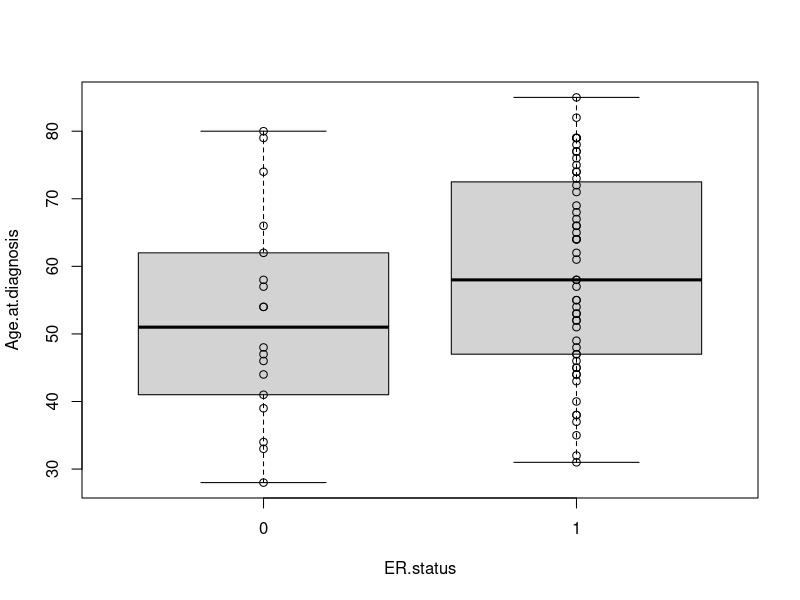
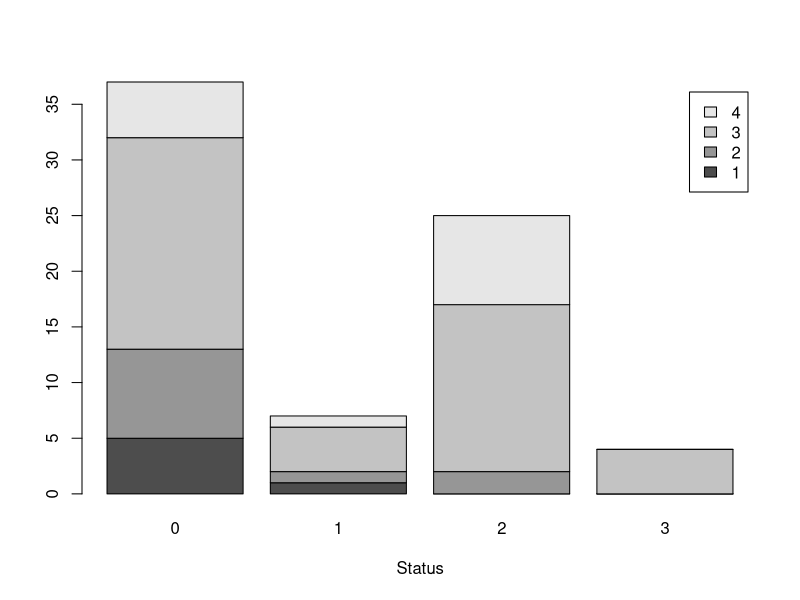
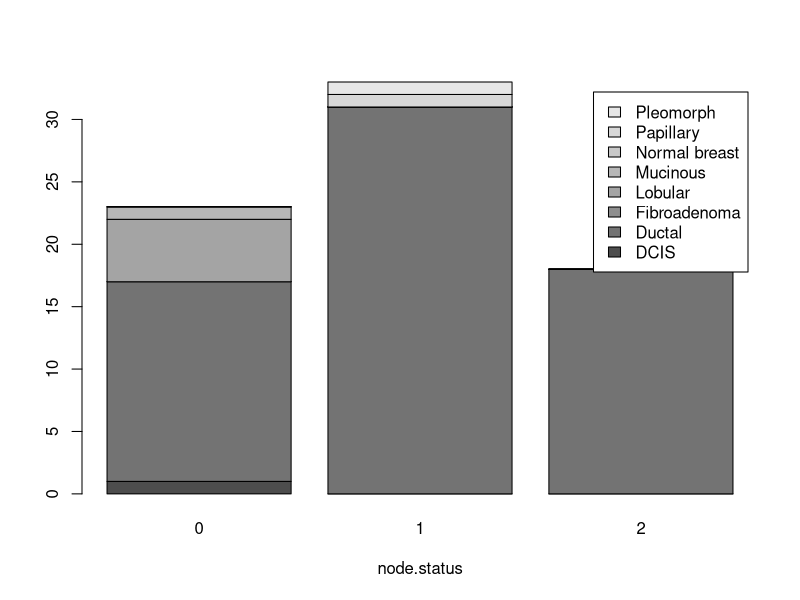
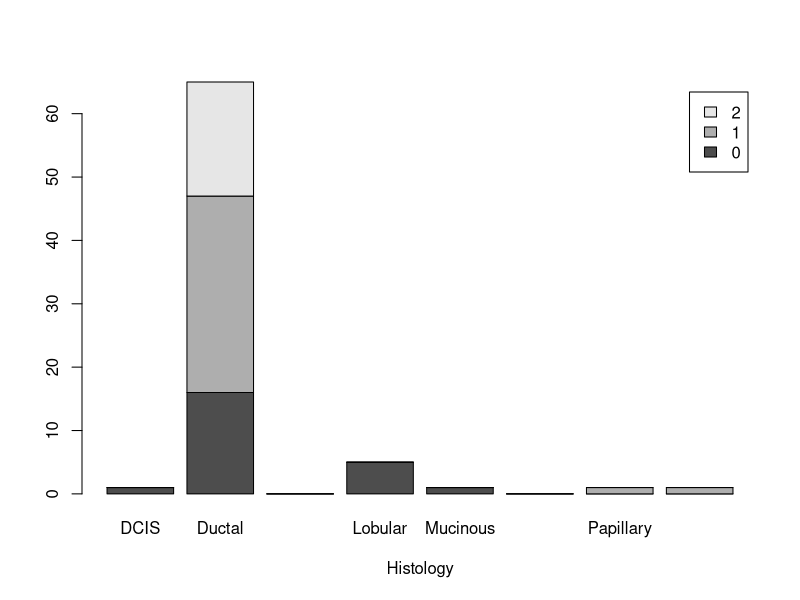
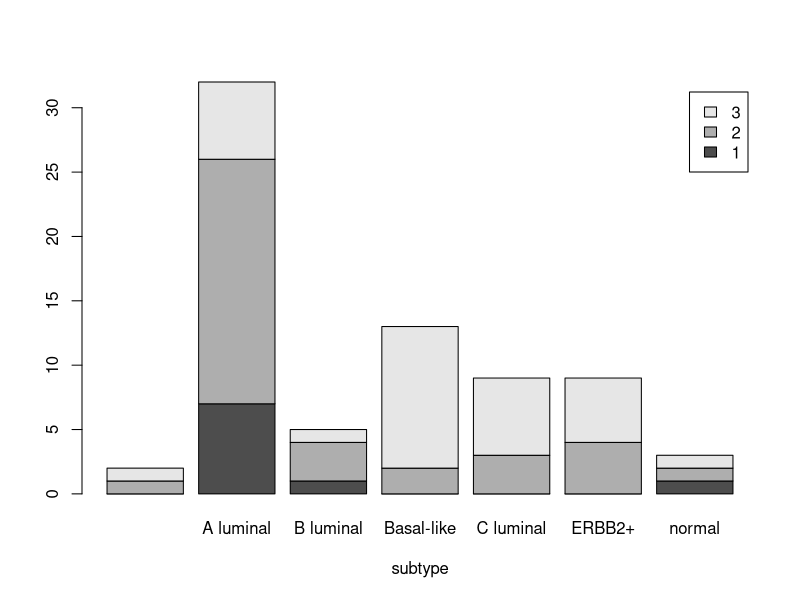
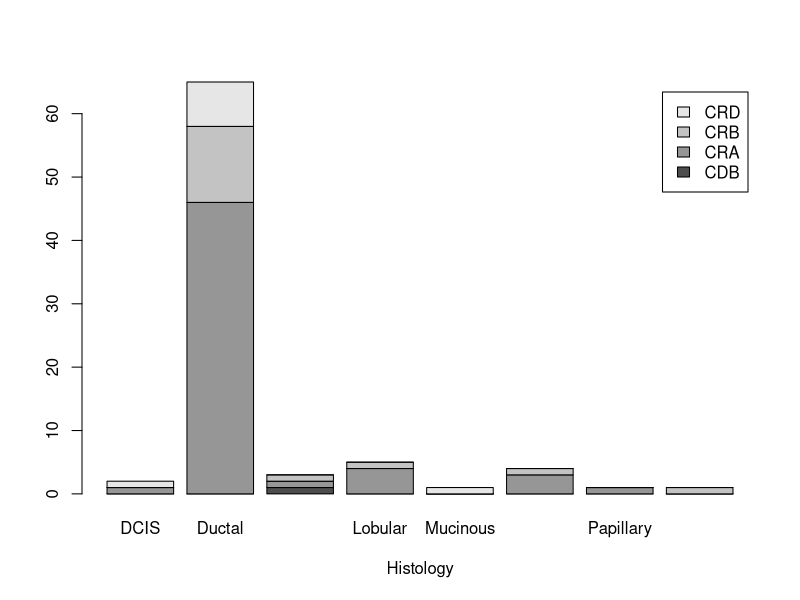
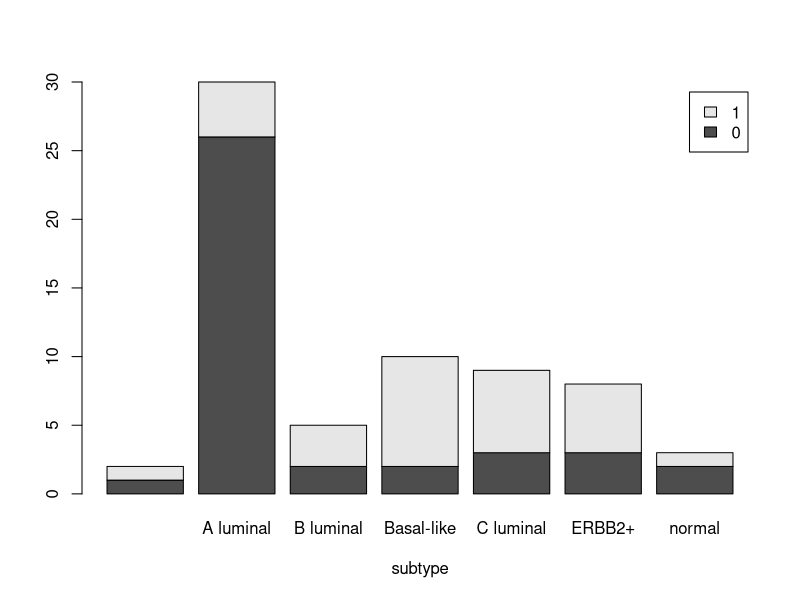

Here is the R script that generated these plots, in order:
clinical = read.csv("ClinicalData_82patients.csv", header=T, row.name=1)

### Age.at.diagnosis vs ER.status
boxplot(clinical$Age.at.diagnosis ~ as.factor(clinical$ER.status), xlab="ER.status", ylab="Age.at.diagnosis")
points(clinical$Age.at.diagnosis ~ as.factor(clinical$ER.status))
pairwise.t.test(clinical$Age.at.diagnosis,clinical$ER.status)

### tumor.size. vs Status
table(Taille_tumeur=clinical$tumor.size.,Status=clinical$Status)
barplot(table(clinical$tumor.size.,clinical$Status),legend=T, xlab="Status")
chisq.test(table(as.factor(clinical$tumor.size.),as.factor(clinical$Status)))
fisher.test(table(as.factor(clinical$tumor.size.),as.factor(clinical$Status)))

### Histology vs node.status
table(Histo=clinical$Histology,Node_status=clinical$node.status)
barplot(table(clinical$Histology,clinical$node.status),legend=T, xlab="node.status")
barplot(t(table(clinical$Histology,clinical$node.status)),legend=T, xlab="Histology") # on visualise ici beaucoup mieux que l'échantillonage est très biaisé. Su-représentation des histologies de type Ductal.
chisq.test(table(clinical$Histology,clinical$node.status))
fisher.test(table(clinical$Histology,clinical$node.status))

### subtype vs Grade
table(subtype=clinical$subtype,Grade=clinical$Grade)
barplot(t(table(clinical$subtype,clinical$Grade)),legend=T,xlab="subtype")
chisq.test(table(clinical$subtype,clinical$Grade))
fisher.test(table(clinical$subtype,clinical$Grade))

### reference.sample.batch.ID vs Histology
table(Ref=clinical$reference.sample.batch.ID,Histo=clinical$Histology)
barplot(table(clinical$reference.sample.batch.ID,clinical$Histology),legend=T,xlab="Histology")
chisq.test(table(clinical$reference.sample.batch.ID,clinical$Histology))
fisher.test(table(clinical$reference.sample.batch.ID,clinical$Histology))

### p53.status vs subtype
table(p53=clinical$p53.status,subtype=clinical$subtype)
barplot(table(clinical$p53.status,clinical$subtype),legend=T,xlab="subtype")
chisq.test(table(clinical$p53.status,clinical$subtype))
fisher.test(table(clinical$p53.status,clinical$subtype))
